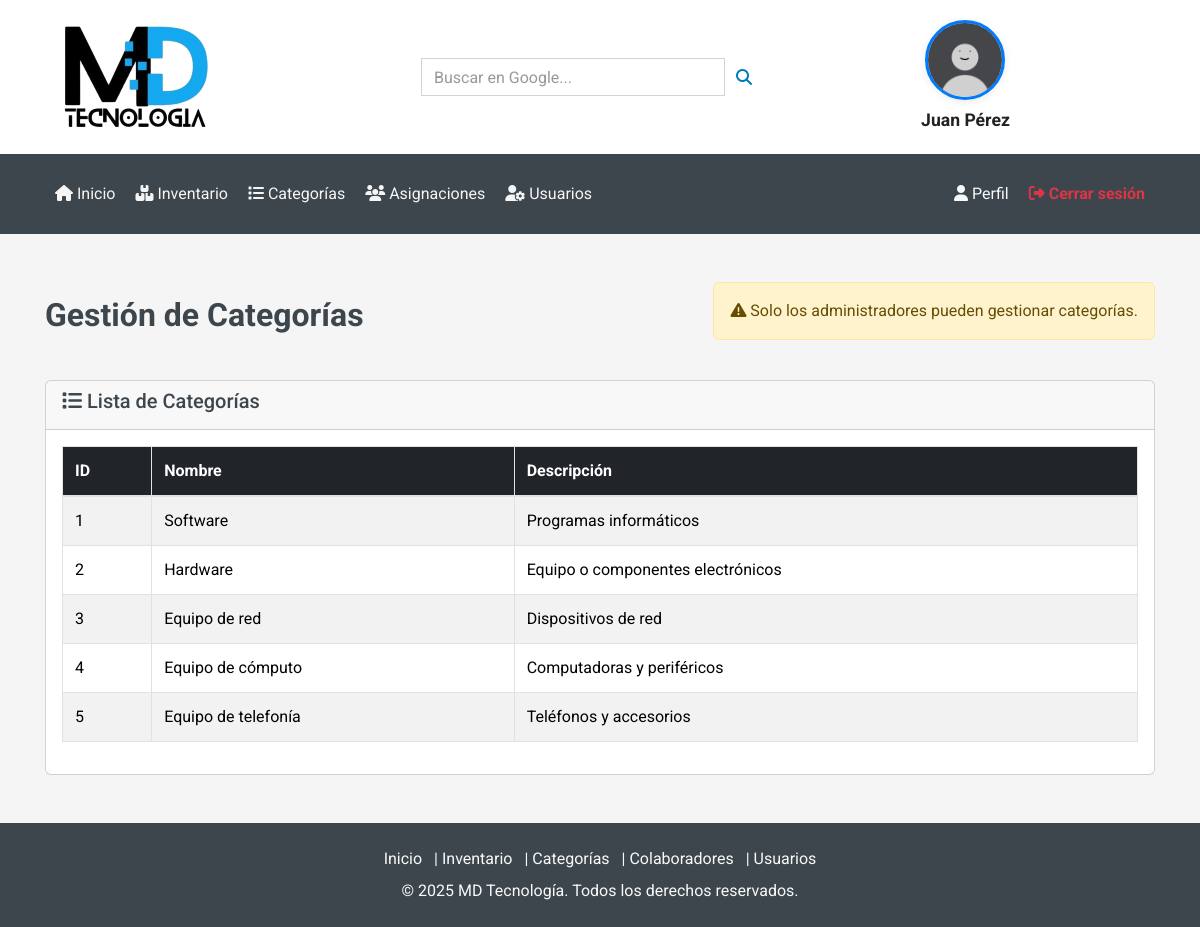
Page /Usuario/Categorias.php (signed in) on the committed database.
### tables this page shows
CREATE TABLE categorias (
  id INT AUTO_INCREMENT PRIMARY KEY,
  nombre VARCHAR(50) NOT NULL,
  descripcion TEXT
);

### conexion.php (called while the page is built, shortened)
<?php
class Conexion {
    private $servername = "localhost";
    private $username = "root";
    private $password = "12345";
    private $dbname = "cmdb";
    private $port = 3306;
    private $conn;
    public function __construct() {
        try {
            $this->conn = new mysqli($this->servername, $this->username, $this->password, $this->dbname);
            $this->conn->set_charset("utf8mb4");
        } catch (Exception $e) {
            try {
                $this->conn = new mysqli("127.0.0.1", $this->username, $this->password, $this->dbname, $this->port);
                if ($this->conn->connect_error) {
                    throw new Exception("Error de conexión: " . $this->conn->connect_error);
                }
                $this->conn->set_charset("utf8mb4");
            } catch (Exception $e2) {
                try {
                    $this->conn = new mysqli("localhost:/tmp/mysql.sock", $this->username, $this->password, $this->dbname);
                    if ($this->conn->connect_error) {
                        throw new Exception("Error de conexión: " . $this->conn->connect_error);
                    }
                    $this->conn->set_charset("utf8mb4");
                } catch (Exception $e3) {
                    die("No se pudo establecer conexión a la base de datos. Posibles soluciones:<br>
                         1. Verifique que MySQL esté ejecutándose en WAMP<br>
                         2. Verifique que la contraseña del usuario root sea '1234'<br>
                         3. En phpMyAdmin, cambie el plugin de autenticación del usuario root a 'mysql_native_password'<br>
                         Error: " . $e3->getMessage());
                }
            }
        }
    }
    public function obtenerCategorias() {
        $sql = "SELECT * FROM categorias";
        $result = $this->conn->query($sql);
        $categorias = [];
        if ($result && $result->num_rows > 0) {
            while ($row = $result->fetch_assoc()) {
                $categorias[] = $row;
            }
        }
        return $categorias;
    }
    public function esAdministrador($usuario_id) {
        $stmt = $this->conn->prepare("SELECT rol FROM usuarios WHERE id = ?");
        $stmt->bind_param("i", $usuario_id);
        $stmt->execute();
        $result = $stmt->get_result();
        $usuario = $result->fetch_assoc();
        return $usuario && $usuario['rol'] === 'admin';
    }
}
?>

### Usuario/Categorias.php (the view, shortened to what this page needs)
<?php
require_once('../conexion.php');
$conexion = new Conexion();
$es_admin = false;
if (!$es_admin && isset($_SESSION['id'])) {
    $es_admin = $conexion->esAdministrador($_SESSION['id']);
}
include('navbar.php');
?>
<div class="container mt-5">
    <div class="d-flex justify-content-between align-items-center mb-4">
        <h2>Gestión de Categorías</h2>
        <?php if (!$es_admin): ?>
            <div class="alert alert-warning" role="alert">
                <i class="fas fa-exclamation-triangle"></i> Solo los administradores pueden gestionar categorías.
            </div>
        <?php endif; ?>
    </div>
    <div class="card">
        <div class="card-header">
            <h5><i class="fas fa-list"></i> Lista de Categorías</h5>
        </div>
        <div class="card-body">
            <div class="table-responsive">
                <table class="table table-bordered table-striped" id="tabla-categorias">
                    <thead class="table-dark">
                        <tr>
                            <th>ID</th>
                            <th>Nombre</th>
                            <th>Descripción</th>
                        </tr>
                    </thead>
                    <tbody>
                        <?php
                        $categorias = $conexion->obtenerCategorias();
                        foreach ($categorias as $categoria):
                        ?>
                        <tr data-id="<?= $categoria['id'] ?>">
                            <td><?= $categoria['id'] ?></td>
                            <td class="editable-nombre"><?= htmlspecialchars($categoria['nombre']) ?></td>
                            <td class="editable-descripcion"><?= htmlspecialchars($categoria['descripcion']) ?></td>
                        </tr>
                        <?php endforeach; ?>
                    </tbody>
                </table>
            </div>
        </div>
    </div>
</div>
<?php include('footer.php'); ?>

### css/style.css (style rules this page uses)
*, *::before, *::after { box-sizing: border-box; }
html { font-family: sans-serif; line-height: 1.15; -webkit-text-size-adjust: 100%; -webkit-tap-highlight-color: rgba(0, 0, 0, 0); }
body { margin: 0; font-family: "Roboto", sans-serif; font-size: 1rem; font-weight: 400; line-height: 1.5; color: #6c757d; text-align: left; background-color: #f5f5f5; }
h2, h3, h4, h5, h6 { margin-top: 0; margin-bottom: 0.5rem; }
table { border-collapse: collapse; }
th { text-align: inherit; text-align: -webkit-match-parent; }
h2, h3, h4, h5, h6, .h2, .h3, .h4, .h5, .h6 { margin-bottom: 0.5rem; font-weight: 500; line-height: 1.2; color: #3d464d; }
h2, .h2 { font-size: 2rem; }
h5, .h5 { font-size: 1.25rem; }
.container, .container-fluid { width: 100%; padding-right: 15px; padding-left: 15px; margin-right: auto; margin-left: auto; }
.table { width: 100%; margin-bottom: 1rem; color: #6c757d; }
.table th, .table td { padding: 0.75rem; vertical-align: top; border-top: 1px solid #dee2e6; }
.table thead th { vertical-align: bottom; border-bottom: 2px solid #dee2e6; }
.table-bordered { border: 1px solid #dee2e6; }
.table-bordered th, .table-bordered td { border: 1px solid #dee2e6; }
.table-bordered thead th, .table-bordered thead td { border-bottom-width: 2px; }
.table-responsive { display: block; width: 100%; overflow-x: auto; -webkit-overflow-scrolling: touch; }
.table-responsive > .table-bordered { border: 0; }
.d-flex { display: flex !important; }
.justify-content-between { justify-content: space-between !important; }
.align-items-center { align-items: center !important; }
.mb-4, .my-4 { margin-bottom: 1.5rem !important; }
.mt-5, .my-5 { margin-top: 3rem !important; }
h2, h3 { font-weight: 700 !important; }
.h4, h5, h6 { font-weight: 500 !important; }

### rows in the picture
categorias: id "1", nombre "Software", descripcion "Programas informáticos"
categorias: id "2", nombre "Hardware", descripcion "Equipo o componentes electrónicos"
categorias: id "3", nombre "Equipo de red", descripcion "Dispositivos de red"
categorias: id "4", nombre "Equipo de cómputo", descripcion "Computadoras y periféricos"
categorias: id "5", nombre "Equipo de telefonía", descripcion "Teléfonos y accesorios"

### other values in the picture
$nombreUsuario "Juan Pérez"
